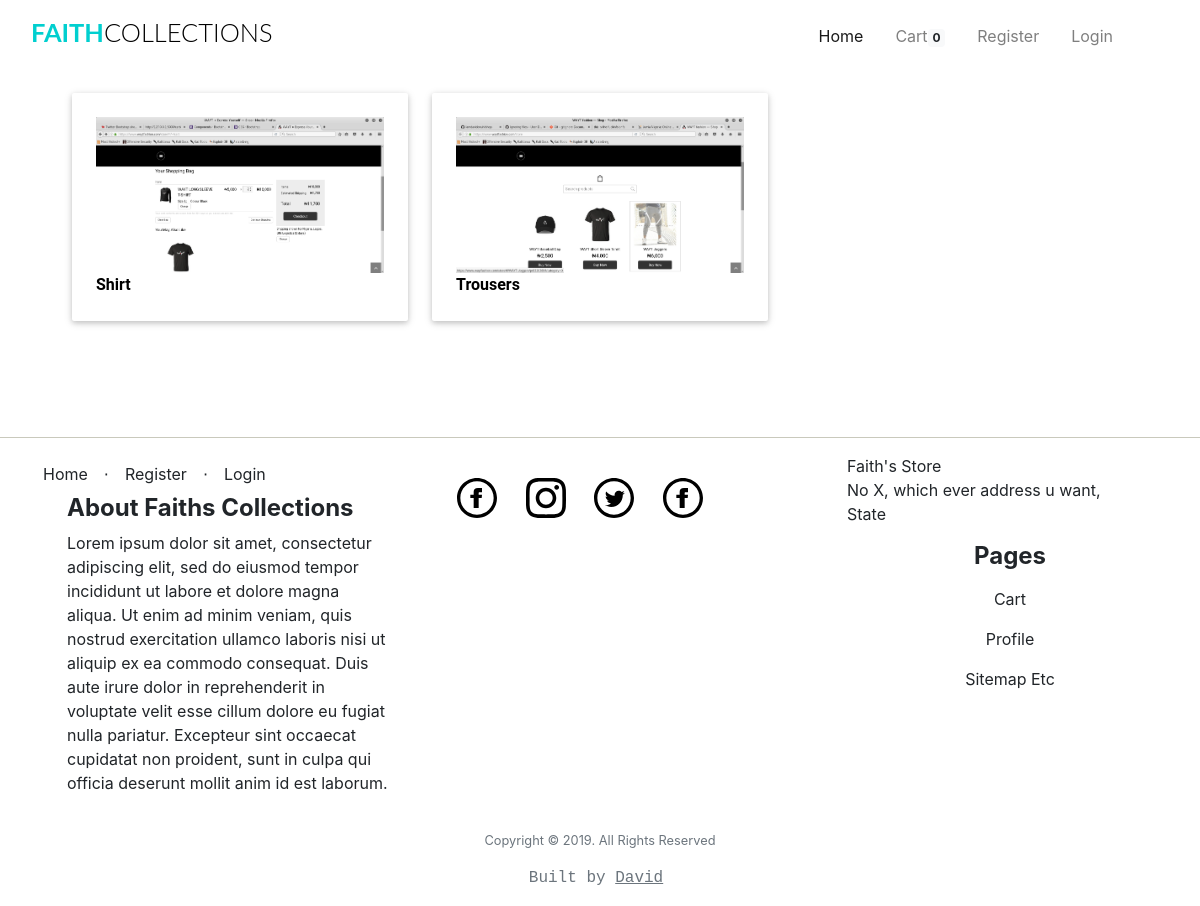
/home/, run on the app's committed database.
### app/models.py (models this page shows, shortened)
class Categories(db.Model):
	id = db.Column(db.Integer, primary_key=True)
	category_name  = db.Column(db.String(20), index = True)
	category_image = db.Column(db.String(120),index=True)
	product = db.relationship('Products', backref='products_categories')

### app/home/routes.py (the view)
@home.route('/home/')
def homepage():
	categories = Categories.query.all()
	products = Products.query.all()
	if current_user.is_anonymous:
		count = 0
	else:
		count = Kart.query.filter_by(user_id =current_user.id).count()
	return render_template("home/index.html", title = 'Website name',
	categories = categories, products = products, count=count)

### app/templates/home/index.html (shortened to what this page needs)
{% extends "base.html" %}
{% block body %}
<body>
	<div class="container-fluid">
	{% if categories %}
	<div class="row d-block">
		{% for category in categories %}
	<a href="{{ url_for('home.shop_by_category', category_name=category.category_name) }}">
		<div class="col l4 s12 m6" >
			<div class="card-panel hoverable" style="max-height:270px; background-color:#FFFFFF;">
					<div class="card-image" style="margin-left:auto;margin-right: auto;">
							<img class="responsive-img" src="{{category.category_image}}"  >
							<div class="caption">
							<span class="card-title" style="margin-bottom:7px;">
								<strong style="font-size:16px;font-family: 'Roboto', sans-serif;color: #000;">
									{{ category.category_name }}
								</strong>
							</span>
							</div>
						</div>
				</div>
		</div>
	</a>
		{% endfor %}
	</div>
	{% endif %}
	</div>
</body>
{% endblock %}

### app/static/css/st.css (style rules this page uses)
img.responsive-img, video.responsive-video { max-width: 100%; height: auto; }
.card-panel { -webkit-transition:-webkit-box-shadow .25s; transition:-webkit-box-shadow .25s; transition:box-shadow .25s; transition:box-shadow .25s, -webkit-box-shadow .25s;padding:24px; margin:.5rem 0 1rem 0; border-radius:2px;background-color:#fff; box-shadow: 0 2px 5px 0 rgba(0,0,0,0.16),0 2px 10px 0 rgba(0,0,0,0.12); }
.hoverable { -webkit-transition:-webkit-box-shadow .25s; transition:-webskit-box-shadow .25s; transition:box-shadow .25s; transition:box-shadow .25s, -webkit-box-shadow .25s }
.row { margin-left: auto; margin-right: auto; margin-bottom: 20px; }
.row:after { content: ""; display: table; clear: both; }
.row .col { float: left; -webkit-box-sizing: border-box; box-sizing: border-box; padding: 0 0.75rem; min-height: 1px; }
.row .col.s12 { width: 100%; margin-left: auto; left: auto; right: auto; }
@media only screen and (min-width: 601px) { .row .col.m6 { width: 50%; margin-left: auto; left: auto; right: auto; } }
@media only screen and (min-width: 993px) { .row .col.l4 { width: 33.3333333333%; margin-left: auto; left: auto; right: auto; } }

### data on the page
Categories: category_image (picture), category_name "Shirt"
Categories: category_image (picture), category_name "Trousers"

### other printed values
{{ count }} "0"
